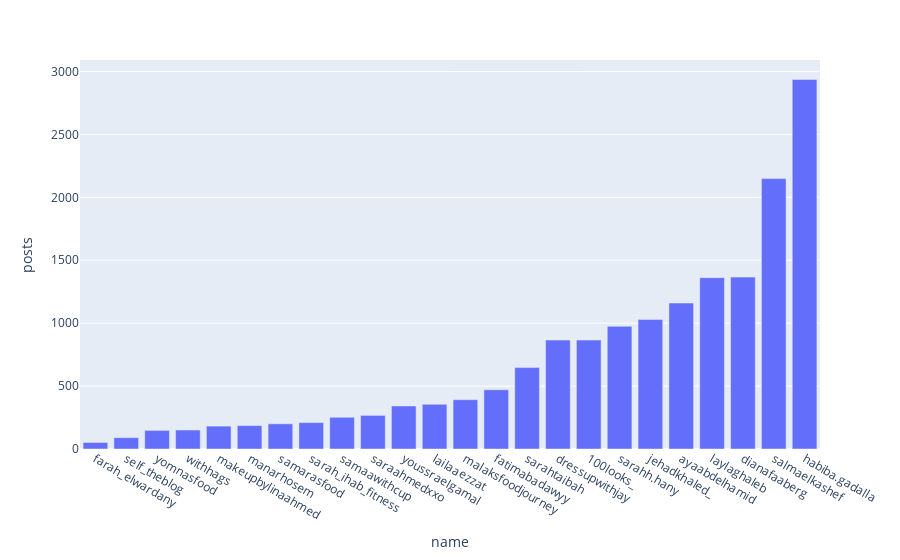

The notebook cell this image was saved under:
### Code cell
df0 = df.sort_values(by=['posts'])
postsNum_Bar = px.bar(df0 , x= 'name', y='posts')
postsNum_Bar

### Figure 1 — Plotly figure (JSON) as saved in the notebook; plotly's stock layout.template omitted (floating-point values rounded to 4 significant figures)
{"data": [{"alignmentgroup": "True", "hovertemplate": "name=%{x}<br>posts=%{y}<extra></extra>", "legendgroup": "", "marker": {"color": "#636efa", "pattern": {"shape": ""}}, "name": "", "offsetgroup": "", "orientation": "v", "showlegend": false, "textposition": "auto", "type": "bar", "x": ["farah_elwardany", "self_theblog", "yomnasfood", "withhags", "makeupbylinaahmed", "manarhosem", "samarasfood", "sarah_ihab_fitness", "samaawithcup", "saraahmedxxo", "youssraelgamal", "lailaaezzat", "malaksfoodjourney", "fatimabadawyy", "sarahtaibah", "dressupwithjay", "100looks_", "sarahh.hany", "jehadkhaled_", "ayaabdelhamid", "laylaghaleb", "dianafaaberg", "salmaelkashef", "habiba.gadalla"], "xaxis": "x", "y": [52, 90, 148, 151, 182, 186, 200, 210, 252, 267, 342, 355, 392, 471, 647, 866, 866, 975, 1030, 1160, 1362, 1366, 2149, 2937], "yaxis": "y"}], "layout": {"barmode": "relative", "legend": {"tracegroupgap": 0}, "margin": {"t": 60}, "xaxis": {"anchor": "y", "domain": [0, 1], "title": {"text": "name"}}, "yaxis": {"anchor": "x", "domain": [0, 1], "title": {"text": "posts"}}}}
